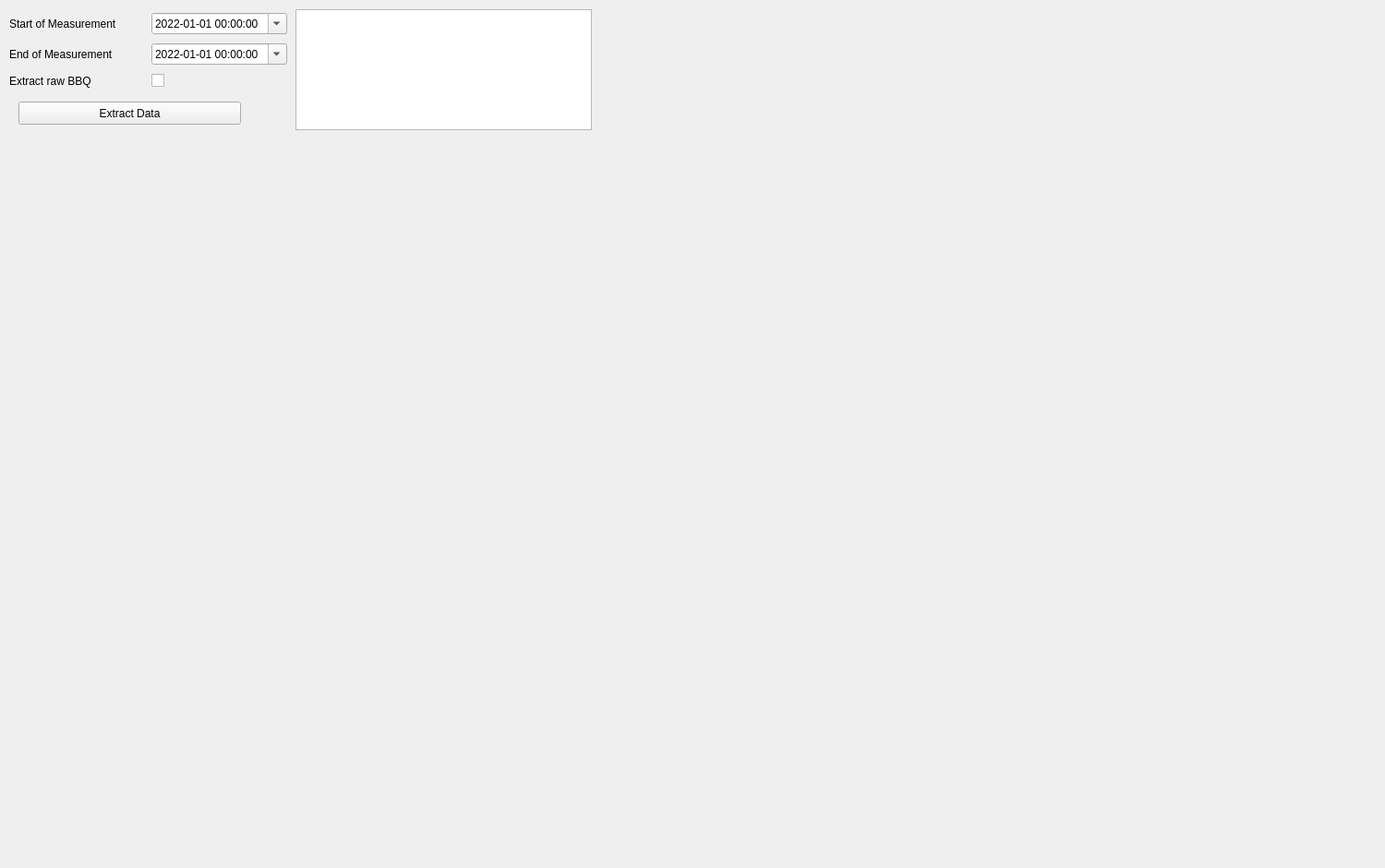
    <widget class="QWidget" name="timberTab">
     <property name="font">
      <font>
       <weight>50</weight>
       <bold>false</bold>
      </font>
     </property>
     <attribute name="title">
      <string>Timber</string>
     </attribute>
     <widget class="QPushButton" name="extractTimberButton">
      <property name="geometry">
       <rect>
        <x>20</x>
        <y>110</y>
        <width>241</width>
        <height>25</height>
       </rect>
      </property>
      <property name="text">
       <string>Extract Data</string>
      </property>
     </widget>
     <widget class="QLabel" name="statusTimberExtractionLabel">
      <property name="geometry">
       <rect>
        <x>660</x>
        <y>10</y>
        <width>241</width>
        <height>121</height>
       </rect>
      </property>
      <property name="layoutDirection">
       <enum>Qt::LeftToRight</enum>
      </property>
      <property name="text">
       <string/>
      </property>
      <property name="alignment">
       <set>Qt::AlignLeading|Qt::AlignLeft|Qt::AlignTop</set>
      </property>
     </widget>
     <widget class="QWidget" name="layoutWidget">
      <property name="geometry">
       <rect>
        <x>10</x>
        <y>10</y>
        <width>301</width>
        <height>89</height>
       </rect>
      </property>
      <layout class="QGridLayout" name="gridLayout_3">
       <item row="2" column="1">
        <widget class="QDateTimeEdit" name="endTimeTimberEdit">
         <property name="date">
          <date>
           <year>2022</year>
           <month>1</month>
           <day>1</day>
          </date>
         </property>
         <property name="displayFormat">
          <string>yyyy-MM-dd HH:mm:ss</string>
         </property>
         <property name="calendarPopup">
          <bool>true</bool>
         </property>
        </widget>
       </item>
       <item row="1" column="0">
        <widget class="QLabel" name="label">
         <property name="toolTip">
          <string>Start time of measurement, in local time</string>
         </property>
         <property name="text">
          <string>Start of Measurement </string>
         </property>
        </widget>
       </item>
       <item row="1" column="1">
        <widget class="QDateTimeEdit" name="startTimeTimberEdit">
         <property name="dateTime">
          <datetime>
           <hour>0</hour>
           <minute>0</minute>
           <second>0</second>
           <year>2022</year>
           <month>1</month>
           <day>1</day>
          </datetime>
         </property>
         <property name="displayFormat">
          <string>yyyy-MM-dd HH:mm:ss</string>
         </property>
         <property name="calendarPopup">
          <bool>true</bool>
         </property>
        </widget>
       </item>
       <item row="2" column="0">
        <widget class="QLabel" name="label_2">
         <property name="toolTip">
          <string>End time of measurement, in local time</string>
         </property>
         <property name="text">
          <string>End of Measurement</string>
         </property>
        </widget>
       </item>
       <item row="3" column="0">
        <widget class="QLabel" name="label_3">
         <property name="text">
          <string>Extract raw BBQ</string>
         </property>
        </widget>
       </item>
       <item row="3" column="1">
        <widget class="QCheckBox" name="rawBBQCheckBox">
         <property name="sizePolicy">
          <sizepolicy hsizetype="Minimum" vsizetype="Fixed">
           <horstretch>0</horstretch>
           <verstretch>0</verstretch>
          </sizepolicy>
         </property>
         <property name="layoutDirection">
          <enum>Qt::LeftToRight</enum>
         </property>
         <property name="autoFillBackground">
          <bool>false</bool>
         </property>
         <property name="text">
          <string/>
         </property>
         <property name="tristate">
          <bool>false</bool>
         </property>
        </widget>
       </item>
      </layout>
     </widget>
     <widget class="QWidget" name="horizontalLayoutWidget_11">
      <property name="geometry">
       <rect>
        <x>10</x>
        <y>150</y>
        <width>1481</width>
        <height>781</height>
       </rect>
      </property>
      <layout class="QHBoxLayout" name="timberDataLayout"/>
     </widget>
     <widget class="QListWidget" name="timberVariablesListWidget">
      <property name="geometry">
       <rect>
        <x>320</x>
        <y>10</y>
        <width>321</width>
        <height>131</height>
       </rect>
      </property>
     </widget>
    </widget>
